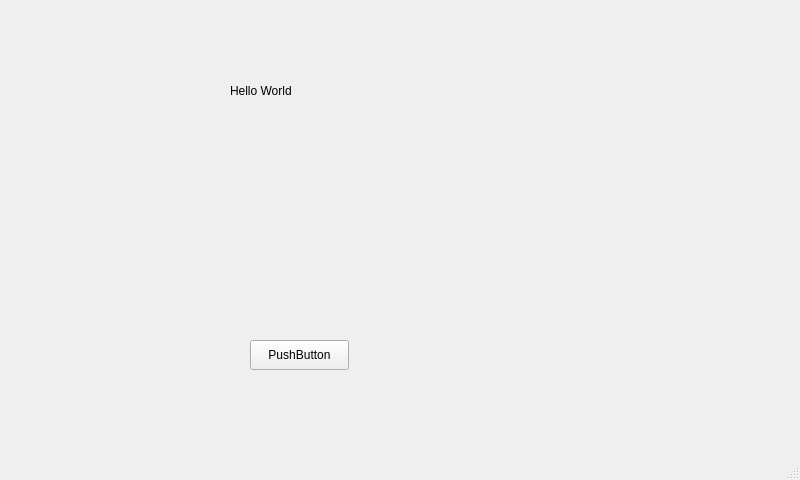
<?xml version="1.0" encoding="UTF-8"?>
<ui version="4.0">
 <class>MainWindow</class>
 <widget class="QMainWindow" name="MainWindow">
  <property name="geometry">
   <rect>
    <x>0</x>
    <y>0</y>
    <width>800</width>
    <height>480</height>
   </rect>
  </property>
  <property name="windowTitle">
   <string>MainWindow</string>
  </property>
  <widget class="QWidget" name="centralwidget">
   <widget class="QPushButton" name="button1">
    <property name="geometry">
     <rect>
      <x>250</x>
      <y>340</y>
      <width>99</width>
      <height>30</height>
     </rect>
    </property>
    <property name="text">
     <string>PushButton</string>
    </property>
   </widget>
   <widget class="QLabel" name="label1">
    <property name="geometry">
     <rect>
      <x>230</x>
      <y>80</y>
      <width>101</width>
      <height>22</height>
     </rect>
    </property>
    <property name="text">
     <string>Hello World</string>
    </property>
   </widget>
  </widget>
  <widget class="QMenuBar" name="menubar">
   <property name="geometry">
    <rect>
     <x>0</x>
     <y>0</y>
     <width>800</width>
     <height>28</height>
    </rect>
   </property>
  </widget>
  <widget class="QStatusBar" name="statusbar"/>
 </widget>
 <resources/>
 <connections/>
</ui>
